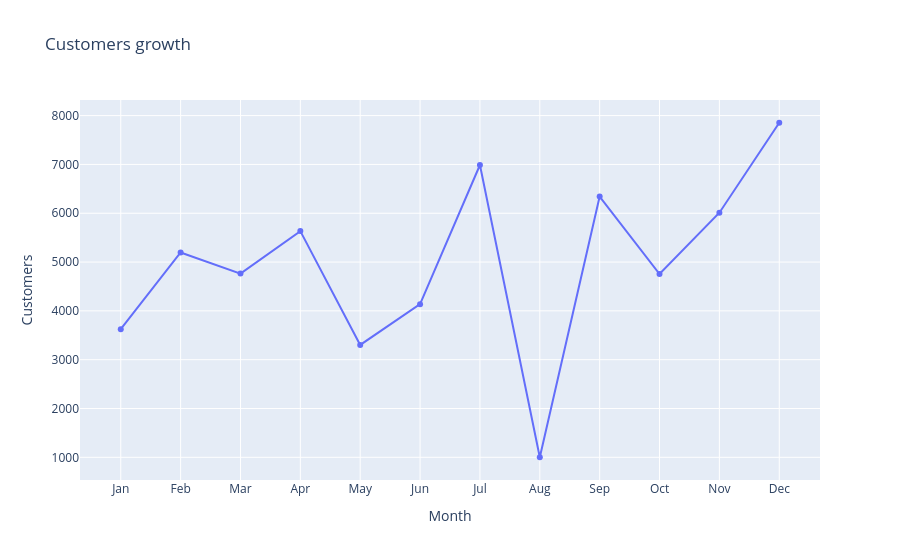

The code cell stored with this chart in its notebook:
### Code cell
## Create customer-growth visualization.##
line_chart = px.line(
                revenue_df,
                x="Month",
                y="Customers",
                title="Customers growth",
                markers=True)
line_chart.show()

### Figure 1 — Plotly figure (JSON) as saved in the notebook; plotly's stock layout.template omitted (floating-point values rounded to 4 significant figures)
{"data": [{"hovertemplate": "Month=%{x}<br>Customers=%{y}<extra></extra>", "legendgroup": "", "line": {"color": "#636efa", "dash": "solid"}, "marker": {"symbol": "circle"}, "mode": "lines+markers", "name": "", "orientation": "v", "showlegend": false, "type": "scatter", "x": ["Jan", "Feb", "Mar", "Apr", "May", "Jun", "Jul", "Aug", "Sep", "Oct", "Nov", "Dec"], "xaxis": "x", "y": [3625, 5197, 4763, 5634, 3302, 4137, 6988, 1001, 6342, 4755, 6011, 7854], "yaxis": "y"}], "layout": {"legend": {"tracegroupgap": 0}, "title": {"text": "Customers growth"}, "xaxis": {"anchor": "y", "domain": [0, 1], "title": {"text": "Month"}}, "yaxis": {"anchor": "x", "domain": [0, 1], "title": {"text": "Customers"}}}}
